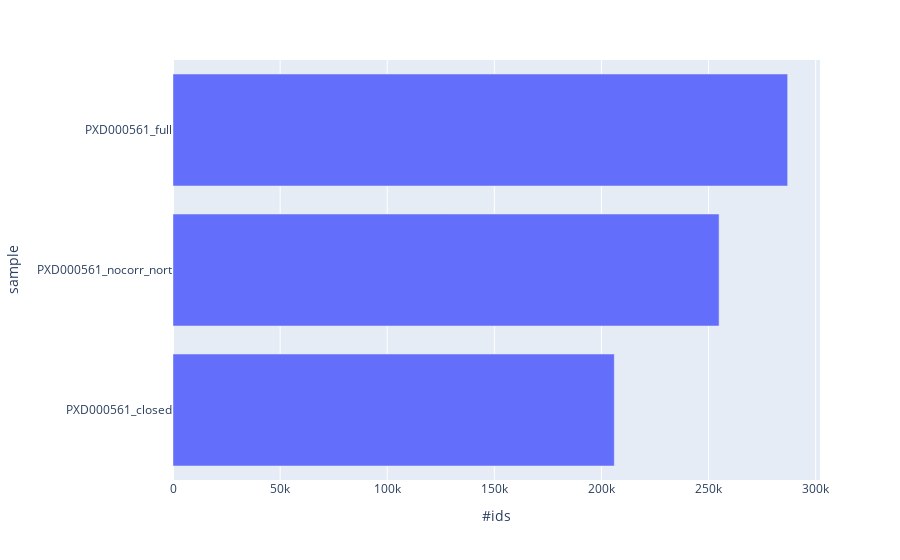

The notebook cell saved with this chart:
### Code cell
tmp = ionbot["sample"].value_counts().reset_index(level=0)
tmp.columns = ["sample","#ids"]
fig = px.bar(tmp, y='sample', x='#ids', orientation='h')
fig.update_layout(yaxis={'categoryorder':'total ascending'})
fig.show()

### Figure 1 — Plotly figure (JSON) as saved in the notebook; plotly's stock layout.template omitted (floating-point values rounded to 4 significant figures)
{"data": [{"alignmentgroup": "True", "hovertemplate": "#ids=%{x}<br>sample=%{y}<extra></extra>", "legendgroup": "", "marker": {"color": "#636efa"}, "name": "", "offsetgroup": "", "orientation": "h", "showlegend": false, "textposition": "auto", "type": "bar", "x": [286922, 254918, 206003], "xaxis": "x", "y": ["PXD000561_full", "PXD000561_nocorr_nort", "PXD000561_closed"], "yaxis": "y"}], "layout": {"barmode": "relative", "legend": {"tracegroupgap": 0}, "margin": {"t": 60}, "xaxis": {"anchor": "y", "domain": [0, 1], "title": {"text": "#ids"}}, "yaxis": {"anchor": "x", "categoryorder": "total ascending", "domain": [0, 1], "title": {"text": "sample"}}}}
